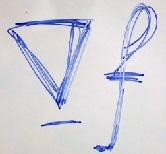
%> input picture MixingGradients/word.jpg, 166 x 154 px
$ octave editing_script_greyscale.m   (GNU Octave 9; MATLAB toolbox functions it lacks are replaced by stand-ins)
%> lines starting %> are read from the running program, lines starting %| are printed output that depends on the picture
clc
clear
close all
object_source = imread('word.jpg');
%> object_source is the input picture: size 154x166x3 uint8; mean R, G, B 209.9, 209.3, 218.4
background = imread('apple.jpg');
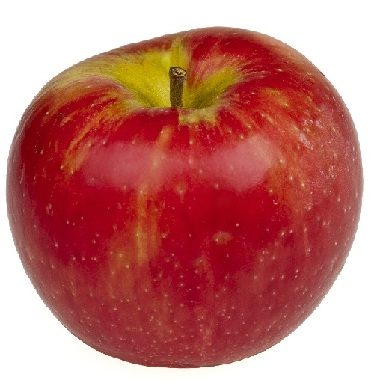
%> input picture MixingGradients/apple.jpg, 382 x 384 px
%> background is the input picture: size 384x382x3 uint8; mean R, G, B 193.3, 121.1, 116.8
object_source = rgb2gray(object_source);
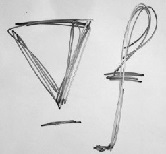
%> object_source: size 154x166 uint8; min 4, max 248, mean 210.5
background = rgb2gray(background);
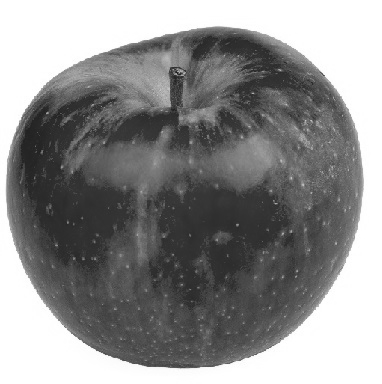
%> background: size 384x382 uint8; min 26, max 255, mean 142.2

%%
%Get the arbitrary shape
%> (the run ends here)
